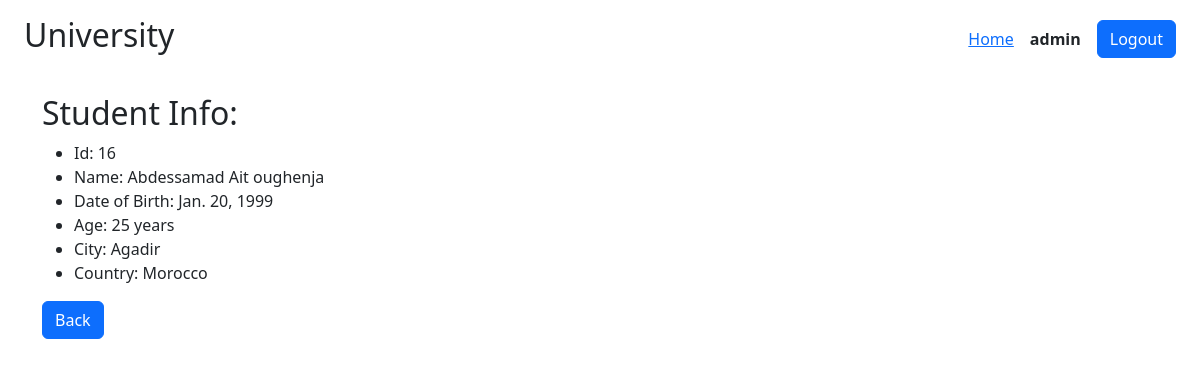
The app's page /students/16/ (signed in) with its own data.
### students/models.py (models this page shows)
class Student(models.Model):
    first_name = models.CharField(max_length=40)
    last_name = models.CharField(max_length=40)
    date_of_birth = models.DateField()
    age = models.IntegerField()
    city = models.CharField(max_length=60)
    country = models.CharField(max_length=10, default="morocco")

### students/views.py (the view)
# urls.py: path("<int:id>/", views.show, name="students.show"),
def show(request: HttpRequest, id: int) -> HttpResponse:
    try:
        student = Student.objects.get(id=id)
    except Student.DoesNotExist:
        return HttpResponseRedirect(reverse("students.index"))
    return render(request, "students/show.html", {"student": student})

### students/templates/students/show.html
{% extends "base.html" %}
{% block body %}
<h2>Student Info:</h2>
<ul>
    <li>Id: {{student.id}}</li>
    <li>Name: {{student.first_name|capfirst}} {{student.last_name|capfirst}}</li>
    <li>Date of Birth: {{student.date_of_birth|date}}</li>
    <li>Age: {{student.age}} years</li>
    <li>City: {{student.city|capfirst}}</li>
    <li>Country: {{student.country|capfirst}}</li>
</ul>
<a href='{% url "students.index" %}' type="button" class="btn btn-primary">Back</a>
{% endblock body %}

### templates/base.html (shortened to what this page needs)
<!DOCTYPE html>
<html lang="en">
<head>
    {% load static %}
    <link rel="stylesheet" href="{% static "bootstrap.min.css" %}">
</head>
<body>
    <header class='px-4 py-3 d-flex justify-content-between align-items-center'>
        <h2>University</h2>
        <nav class='d-flex gap-3 align-items-center'>
            {% if user.is_authenticated %}
                <a href="{% url "students.index" %}">Home</a>
                <strong>{{user}}</strong>
                <form action="{% url "logout" %}" method="post">
                    <button type='submit' class='btn btn-primary'>Logout</button>
                </form>
                {% else %}
                <a href="{% url "register" %}">Regsiter</a>
                <a href="{% url "login" %}">Login</a>
            {% endif %}
        </nav>
    </header>
    <div class="container mt-3">
        {% block body %}{% endblock body %}
    </div>
</body>
</html>

### records on screen
Student: id "16", first_name "Abdessamad", last_name "Ait oughenja", date_of_birth "Jan. 20, 1999", age "25", city "Agadir", country "Morocco"

### other values on screen
{{ user }} "admin"
